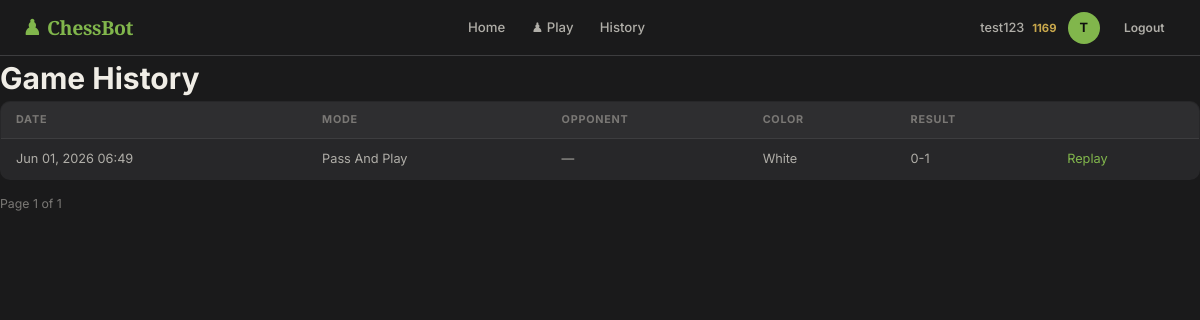
Page /history (signed in) on the earlier database version.
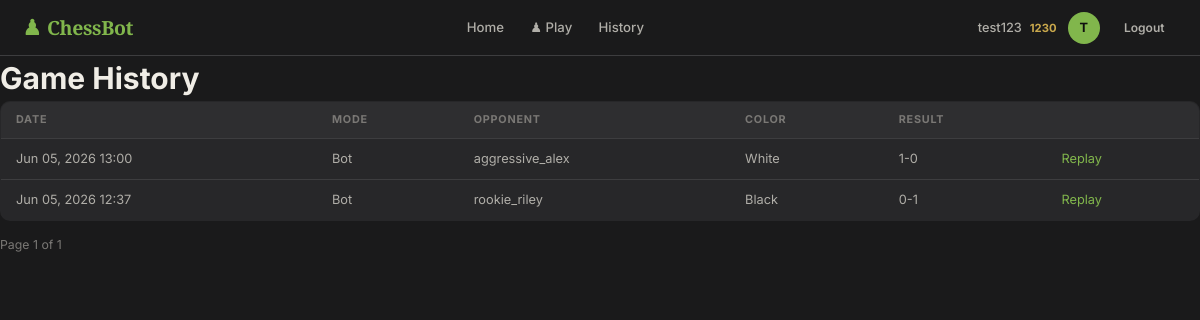
Same page on the later database version.
### models.py (models this page shows, shortened)
class User(UserMixin, db.Model):
    __tablename__ = 'users'
    id            = db.Column(db.Integer, primary_key=True)
    username      = db.Column(db.String(64), unique=True, nullable=False)
    email         = db.Column(db.String(120), unique=True, nullable=False)
    password_hash = db.Column(db.String(256), nullable=False)
    rating        = db.Column(db.Integer, default=1200)   # NEW — Elo rating
    created_at    = db.Column(db.DateTime, default=datetime.utcnow)
    games = db.relationship('Game', backref='player', lazy=True)

class Game(db.Model):
    __tablename__ = 'games'
    id           = db.Column(db.Integer, primary_key=True)
    user_id      = db.Column(db.Integer, db.ForeignKey('users.id'), nullable=True)
    pgn          = db.Column(db.Text, nullable=False)
    result       = db.Column(db.String(10))
    mode         = db.Column(db.String(20))
    bot_name     = db.Column(db.String(50))
    player_color = db.Column(db.String(10))
    white_accuracy = db.Column(db.Float, nullable=True)
    black_accuracy = db.Column(db.Float, nullable=True)
    played_at    = db.Column(db.DateTime, default=datetime.utcnow)

### routes.py (the view)
@game_bp.route('/history')
@login_required
def history():
    page = request.args.get('page', 1, type=int)
    games = Game.query.filter_by(user_id=current_user.id)\
                    .order_by(Game.played_at.desc())\
                    .paginate(page=page, per_page=10, error_out=False)
    return render_template('history.html', games=games)

### models.py (called while the page is built)
@login_manager.user_loader
def load_user(user_id):
    return User.query.get(int(user_id))

### templates/history.html (shortened to what this page needs)
{% extends 'base.html' %}
{% block content %}
<div class="history-page">
  <h1>Game History</h1>
  {% if games.items %}
  <table class="games-table">
    <thead>
      <tr><th>Date</th><th>Mode</th><th>Opponent</th><th>Color</th><th>Result</th><th></th></tr>
    </thead>
    <tbody>
      {% for game in games.items %}
      <tr>
        <td>{{ game.played_at.strftime('%b %d, %Y %H:%M') }}</td>
        <td>{{ game.mode.replace('_', ' ').title() }}</td>
        <td>{{ game.bot_name or '—' }}</td>
        <td>{{ game.player_color.title() }}</td>
        <td class="result result-{{ game.result }}">{{ game.result }}</td>
        <td><a href="{{ url_for('game.replay', game_id=game.id) }}">Replay</a></td>
      </tr>
      {% endfor %}
    </tbody>
  </table>
  <div class="pagination">
    <span>Page {{ games.page }} of {{ games.pages }}</span>
  </div>
  {% else %}
    <p class="empty-state">No games saved yet. <a href="{{ url_for('game.dashboard') }}">Play one!</a></p>
  {% endif %}
</div>
{% endblock %}

### templates/base.html (shortened to what this page needs)
<!DOCTYPE html>
<html lang="en">
<head>
  <link rel="stylesheet" href="{{ url_for('static', filename='css/main.css') }}" />
</head>
<body>
<nav class="navbar">
  <a class="nav-brand" href="{{ url_for('game.dashboard') }}">ChessBot</a>
  <div class="nav-center">
    {% if current_user.is_authenticated %}
      <a href="{{ url_for('game.dashboard') }}" class="nav-link">Home</a>
      <a href="#" onclick="document.getElementById('mode-modal').style.display='flex'; return false;" class="nav-link">♟ Play</a>
      <a href="{{ url_for('game.history') }}" class="nav-link">History</a>
    {% endif %}
  </div>
  <div class="nav-right">
    {% if current_user.is_authenticated %}
      <span class="nav-username">
    {{ current_user.username }}
    <span style="color:var(--gold);font-size:.75rem;font-weight:700;margin-left:.3rem">
        {{ current_user.rating or 1200 }}
    </span>
</span>
      <div class="nav-avatar" title="{{ current_user.username }}">
        {{ current_user.username[0].upper() }}
      </div>
      <a href="{{ url_for('auth.logout') }}" class="btn btn-ghost btn-sm">Logout</a>
    {% else %}
      <a href="{{ url_for('auth.login') }}" class="btn btn-ghost btn-sm">Login</a>
      <a href="{{ url_for('auth.register') }}" class="btn btn-primary btn-sm">Register</a>
    {% endif %}
  </div>
</nav>
<main class="main-content">
  {% block content %}{% endblock %}
</main>
</body>
</html>

### static/css/main.css (style rules this page uses)
:root { --bg: #1a1a1b; --surface: #272729; --surface2: #2e2e30; --surface3: #3a3a3c; --border: #3d3d3f; --border2: #4a4a4c; --text: #f0ede6; --text2: #b0aea8; --muted: #7a7875; --accent: #81b64c; --accent2: #a0d060; --accent-dim: rgba(129,182,76,0.12); --danger: #c84646; --success: #81b64c; --gold: #c9a84c; --radius: 6px; --radius-lg: 10px; --font-head: 'Merriweather', Georgia, serif; --font-body: 'Inter', system-ui, sans-serif; --font-mono: 'JetBrains Mono', monospace; --nav-h: 56px; --sidebar-w: 240px; }
*, *::before, *::after { box-sizing: border-box; margin: 0; padding: 0; }
html { font-size: 15px; }
body { background: var(--bg); color: var(--text); font-family: var(--font-body); font-weight: 400; min-height: 100vh; line-height: 1.5; }
a { color: var(--accent); text-decoration: none; transition: color .15s; }
.navbar { position: sticky; top: 0; z-index: 100; height: var(--nav-h); display: flex; align-items: center; padding: 0 1.5rem; background: #1a1a1b; border-bottom: 1px solid var(--border); gap: 1rem; }
.nav-brand { font-family: var(--font-head); font-size: 1.3rem; font-weight: 900; color: var(--accent); letter-spacing: -.02em; white-space: nowrap; display: flex; align-items: center; gap: .4rem; }
.nav-brand::before { content: '♟'; font-size: 1.4rem; }
.nav-center { display: flex; align-items: center; gap: .25rem; flex: 1; justify-content: center; }
.nav-link { display: flex; align-items: center; gap: .35rem; padding: .4rem .75rem; border-radius: var(--radius); color: var(--text2); font-size: .88rem; font-weight: 500; transition: background .15s, color .15s; }
.nav-right { display: flex; align-items: center; gap: .75rem; margin-left: auto; }
.nav-avatar { width: 32px; height: 32px; border-radius: 50%; background: var(--accent); color: #0f0f0f; display: flex; align-items: center; justify-content: center; font-weight: 700; font-size: .85rem; cursor: pointer; flex-shrink: 0; }
.nav-username { font-size: .85rem; color: var(--text2); font-weight: 500; }
.btn, .btn-primary, .btn-outline, .btn-sm, .btn-ghost { display: inline-flex; align-items: center; justify-content: center; gap: .4rem; padding: .5rem 1.1rem; border-radius: var(--radius); font-family: var(--font-body); font-size: .88rem; font-weight: 600; cursor: pointer; transition: all .15s; border: 1px solid transparent; line-height: 1; white-space: nowrap; text-decoration: none; }
.btn-ghost { background: transparent; color: var(--text2); border-color: transparent; }
.btn-sm { padding: .35rem .8rem; font-size: .8rem; }
.main-content { min-height: calc(100vh - var(--nav-h)); }
.games-table { width: 100%; border-collapse: collapse; background: var(--surface); border-radius: var(--radius-lg); overflow: hidden; border: 1px solid var(--border); }
.games-table th { padding: .65rem 1rem; text-align: left; border-bottom: 1px solid var(--border); font-size: .72rem; color: var(--muted); text-transform: uppercase; letter-spacing: .07em; font-weight: 700; background: var(--surface2); }
.games-table td { padding: .7rem 1rem; border-bottom: 1px solid var(--border); font-size: .85rem; color: var(--text2); }
.games-table tbody tr:last-child td { border-bottom: none; }
.pagination { display: flex; gap: .5rem; align-items: center; margin-top: 1rem; color: var(--muted); font-size: .82rem; }

Differences in the rows shown:
changed User "test123": rating "1169" → "1230"
added Game: played_at "Jun 05, 2026 13:00", mode.replace "Bot", bot_name "aggressive_alex", player_color "White", result "1-0"
changed Game: played_at "Jun 01, 2026 06:49" → "Jun 05, 2026 12:37"; mode.replace "Pass And Play" → "Bot"; bot_name "—" → "rookie_riley"; player_color "White" → "Black"
